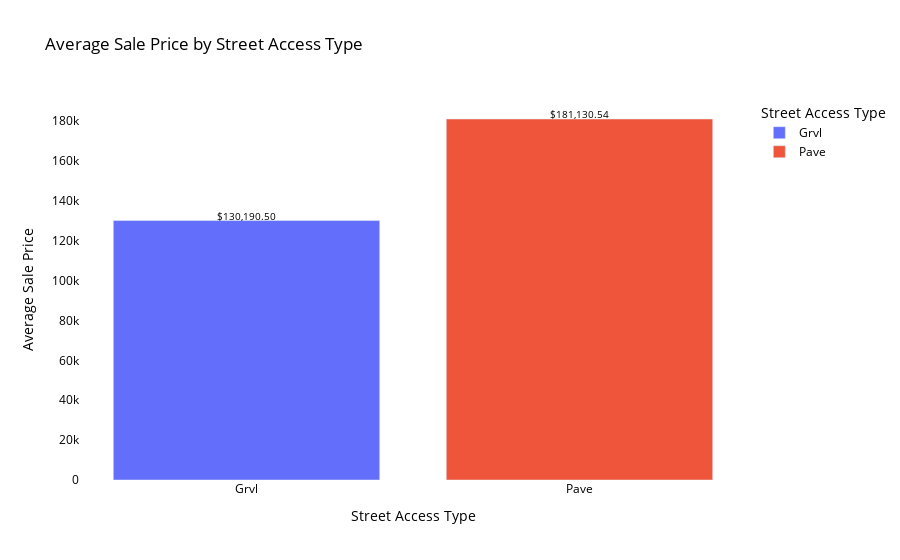
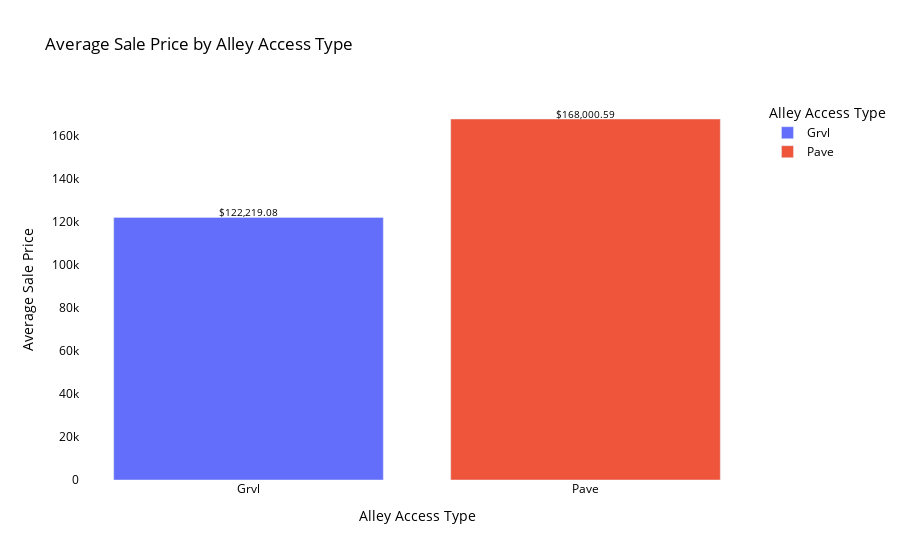

The notebook cell these images were saved under, in order:
### Markdown cell above
FV-Floating Visual Residential and RL-Residential Low density are of highest value

### Code cell
import pandas as pd
import plotly.express as px

# Assuming df is your DataFrame containing the dataset

# Group the data by street access types and calculate the average sale price
avg_sale_price_by_street = df.groupby('Street')['SalePrice'].mean().reset_index()

# Plot a bar chart for street access
fig_street = px.bar(avg_sale_price_by_street, x='Street', y='SalePrice', color='Street',
                    labels={'SalePrice': 'Average Sale Price', 'Street': 'Street Access Type'},
                    title='Average Sale Price by Street Access Type')
fig_street.update_layout(
    xaxis_title='Street Access Type',
    yaxis_title='Average Sale Price',
    plot_bgcolor='rgba(255, 255, 255, 0.9)',  # Change plot background color
    font=dict(color='black')  # Change font color
)

# Add labels of prices above each bar for street access
for i in range(len(avg_sale_price_by_street)):
    fig_street.add_annotation(
        x=avg_sale_price_by_street['Street'][i],
        y=avg_sale_price_by_street['SalePrice'][i],
        text=f"${avg_sale_price_by_street['SalePrice'][i]:,.2f}",
        showarrow=False,
        font=dict(color='black', size=10),
        yshift=5  # Adjust vertical position of the label
    )

# Group the data by alley access types and calculate the average sale price
avg_sale_price_by_alley = df.groupby('Alley')['SalePrice'].mean().reset_index()

# Plot a bar chart for alley access
fig_alley = px.bar(avg_sale_price_by_alley, x='Alley', y='SalePrice', color='Alley',
                   labels={'SalePrice': 'Average Sale Price', 'Alley': 'Alley Access Type'},
                   title='Average Sale Price by Alley Access Type')
fig_alley.update_layout(
    xaxis_title='Alley Access Type',
    yaxis_title='Average Sale Price',
    plot_bgcolor='rgba(255, 255, 255, 0.9)',  # Change plot background color
    font=dict(color='black')  # Change font color
)

# Add labels of prices above each bar for alley access
for i in range(len(avg_sale_price_by_alley)):
    fig_alley.add_annotation(
        x=avg_sale_price_by_alley['Alley'][i],
        y=avg_sale_price_by_alley['SalePrice'][i],
        text=f"${avg_sale_price_by_alley['SalePrice'][i]:,.2f}",
        showarrow=False,
        font=dict(color='black', size=10),
        yshift=5  # Adjust vertical position of the label
    )

fig_street.show()
fig_alley.show()

### Figure 1 — Plotly figure (JSON) as saved in the notebook; plotly's stock layout.template omitted (floating-point values rounded to 4 significant figures)
{"data": [{"alignmentgroup": "True", "hovertemplate": "Street Access Type=%{x}<br>Average Sale Price=%{y}<extra></extra>", "legendgroup": "Grvl", "marker": {"color": "#636efa", "pattern": {"shape": ""}}, "name": "Grvl", "offsetgroup": "Grvl", "orientation": "v", "showlegend": true, "textposition": "auto", "type": "bar", "x": ["Grvl"], "xaxis": "x", "y": [130200.0], "yaxis": "y"}, {"alignmentgroup": "True", "hovertemplate": "Street Access Type=%{x}<br>Average Sale Price=%{y}<extra></extra>", "legendgroup": "Pave", "marker": {"color": "#EF553B", "pattern": {"shape": ""}}, "name": "Pave", "offsetgroup": "Pave", "orientation": "v", "showlegend": true, "textposition": "auto", "type": "bar", "x": ["Pave"], "xaxis": "x", "y": [181100.0], "yaxis": "y"}], "layout": {"annotations": [{"font": {"color": "black", "size": 10}, "showarrow": false, "text": "$130,190.50", "x": "Grvl", "y": 130200.0, "yshift": 5}, {"font": {"color": "black", "size": 10}, "showarrow": false, "text": "$181,130.54", "x": "Pave", "y": 181100.0, "yshift": 5}], "barmode": "relative", "font": {"color": "black"}, "legend": {"title": {"text": "Street Access Type"}, "tracegroupgap": 0}, "plot_bgcolor": "rgba(255, 255, 255, 0.9)", "title": {"text": "Average Sale Price by Street Access Type"}, "xaxis": {"anchor": "y", "categoryarray": ["Grvl", "Pave"], "categoryorder": "array", "domain": [0, 1], "title": {"text": "Street Access Type"}}, "yaxis": {"anchor": "x", "domain": [0, 1], "title": {"text": "Average Sale Price"}}}}

### Figure 2 — Plotly figure (JSON) as saved in the notebook; plotly's stock layout.template omitted (floating-point values rounded to 4 significant figures)
{"data": [{"alignmentgroup": "True", "hovertemplate": "Alley Access Type=%{x}<br>Average Sale Price=%{y}<extra></extra>", "legendgroup": "Grvl", "marker": {"color": "#636efa", "pattern": {"shape": ""}}, "name": "Grvl", "offsetgroup": "Grvl", "orientation": "v", "showlegend": true, "textposition": "auto", "type": "bar", "x": ["Grvl"], "xaxis": "x", "y": [122200.0], "yaxis": "y"}, {"alignmentgroup": "True", "hovertemplate": "Alley Access Type=%{x}<br>Average Sale Price=%{y}<extra></extra>", "legendgroup": "Pave", "marker": {"color": "#EF553B", "pattern": {"shape": ""}}, "name": "Pave", "offsetgroup": "Pave", "orientation": "v", "showlegend": true, "textposition": "auto", "type": "bar", "x": ["Pave"], "xaxis": "x", "y": [168000.0], "yaxis": "y"}], "layout": {"annotations": [{"font": {"color": "black", "size": 10}, "showarrow": false, "text": "$122,219.08", "x": "Grvl", "y": 122200.0, "yshift": 5}, {"font": {"color": "black", "size": 10}, "showarrow": false, "text": "$168,000.59", "x": "Pave", "y": 168000.0, "yshift": 5}], "barmode": "relative", "font": {"color": "black"}, "legend": {"title": {"text": "Alley Access Type"}, "tracegroupgap": 0}, "plot_bgcolor": "rgba(255, 255, 255, 0.9)", "title": {"text": "Average Sale Price by Alley Access Type"}, "xaxis": {"anchor": "y", "categoryarray": ["Grvl", "Pave"], "categoryorder": "array", "domain": [0, 1], "title": {"text": "Alley Access Type"}}, "yaxis": {"anchor": "x", "domain": [0, 1], "title": {"text": "Average Sale Price"}}}}
